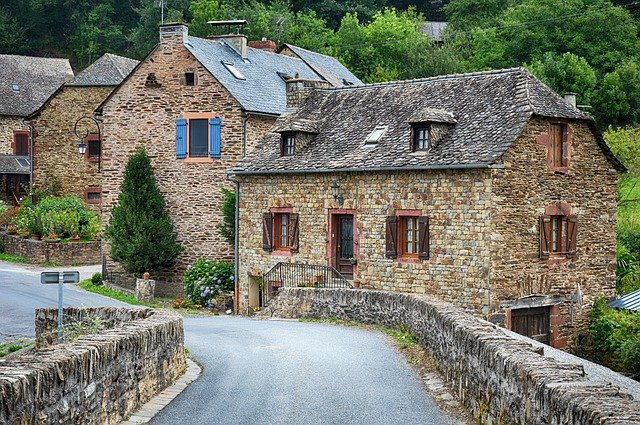
%> input picture image/old-village-2823175_640.jpg, 640 x 425 px
$ octave kadai6.m   (GNU Octave 9; MATLAB toolbox functions it lacks are replaced by stand-ins)
%> lines starting %> are read from the running program, lines starting %| are printed output that depends on the picture; in (x1, y1, x2, y2) boxes, pixels count from 0 and x2, y2 are one past the last pixel; in counts of white or black regions, pixels touching at a corner belong together; the program's own positions count from 1

% 課題６　画像の二値化
% 下記のプログラムを参考にして画像を二値化せよ．
% 下記はサンプルプログラムである．
% 課題作成にあたっては「Lenna」以外の画像を用いよ．

clear; % 変数のオールクリア
ORG=imread('old-village-2823175_640.jpg'); % 原画像の入力
%> ORG is the input picture: size 425x640x3 uint8; mean R, G, B 117.4, 120.3, 105.3
ORG = rgb2gray(ORG);
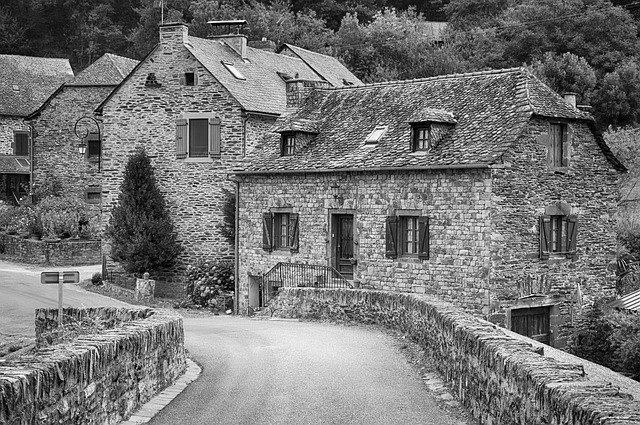
%> ORG: size 425x640 uint8; min 0, max 255, mean 117.7
imagesc(ORG); colormap(gray); colorbar; % 画像の表示
pause; % 一時停止


IMG = ORG>128; % 128による二値化
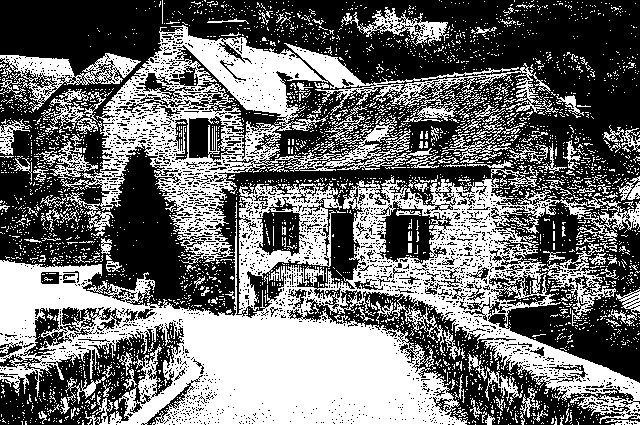
%> IMG: size 425x640 logical; 43.6% white; 3445 white regions (3286 under 20 px), largest, box (x1, y1, x2, y2) and area: (0, 165, 640, 425) 67191, (60, 25, 559, 264) 25638, (0, 53, 141, 112) 2569
imagesc(IMG); colormap(gray); colorbar; % 画像の表示
pause;

IMG = dither(ORG); % ディザ法による二値化
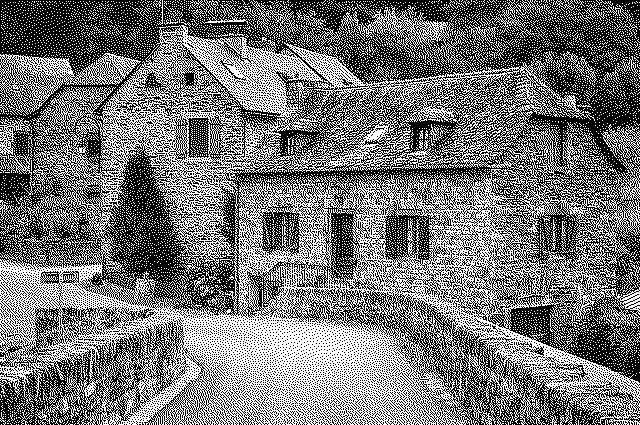
%> IMG: size 425x640 logical; 46.2% white in thin lines or dots
imagesc(IMG); colormap(gray); colorbar; % 画像の表示

$ run again, with image/snow_scene.jpg copied over image/old-village-2823175_640.jpg
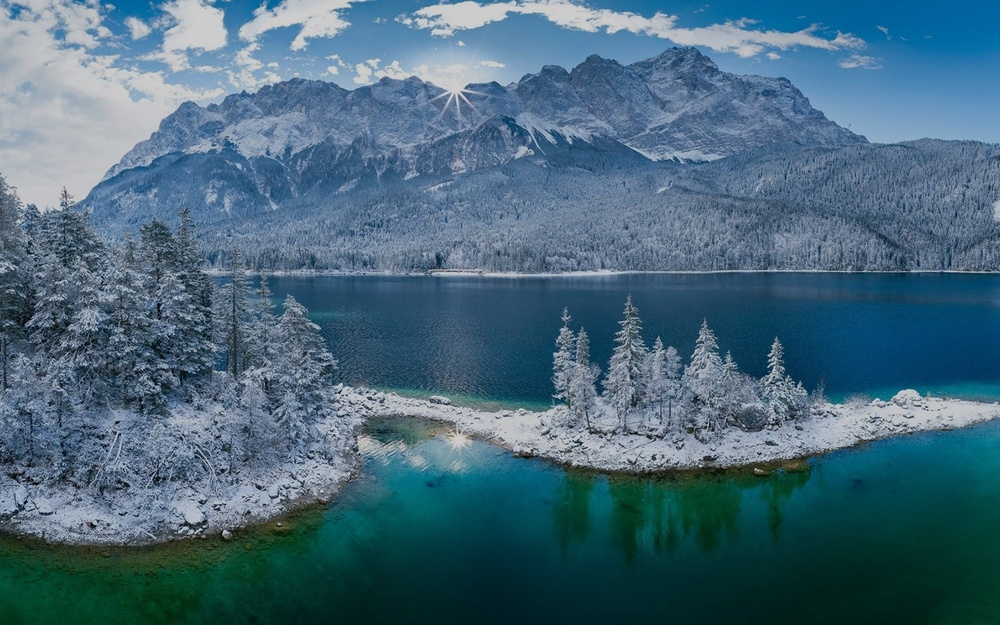
%> input picture image/snow_scene.jpg, 1000 x 625 px, shrunk from 1920 x 1200 before the run
%> ORG is the input picture: size 625x1000x3 uint8; mean R, G, B 70.7, 104.1, 122.5
%> ORG: size 625x1000 uint8
%> `IMG = ORG>128;`:
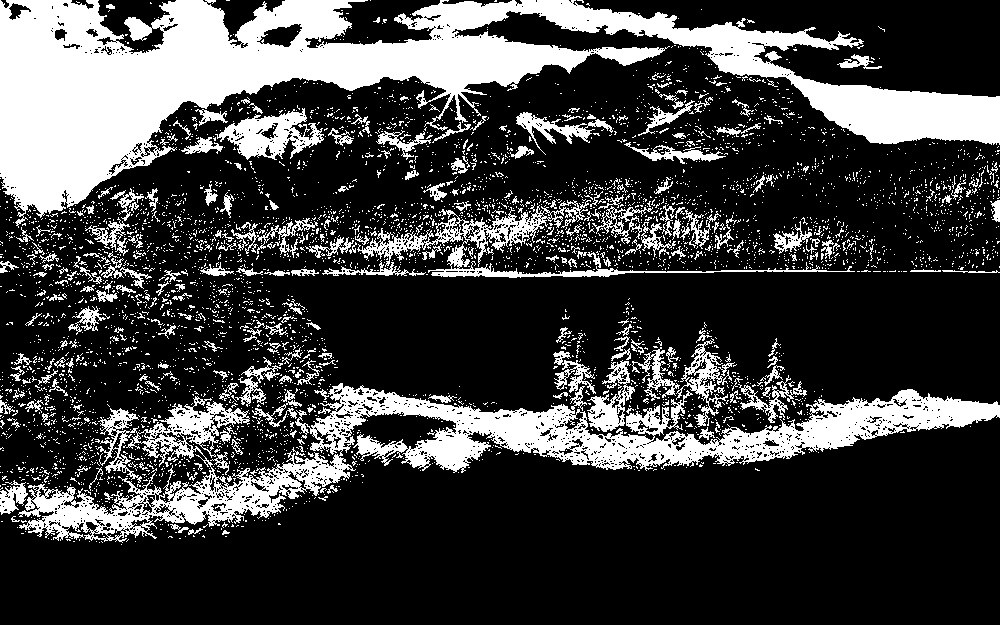
%> IMG: size 625x1000 logical; 25% white; 4637 white regions (4359 under 20 px), largest, box (x1, y1, x2, y2) and area: (0, 0, 1000, 228) 72426, (18, 383, 1000, 543) 37076, (357, 200, 855, 278) 5071
%> `IMG = dither(ORG);`:
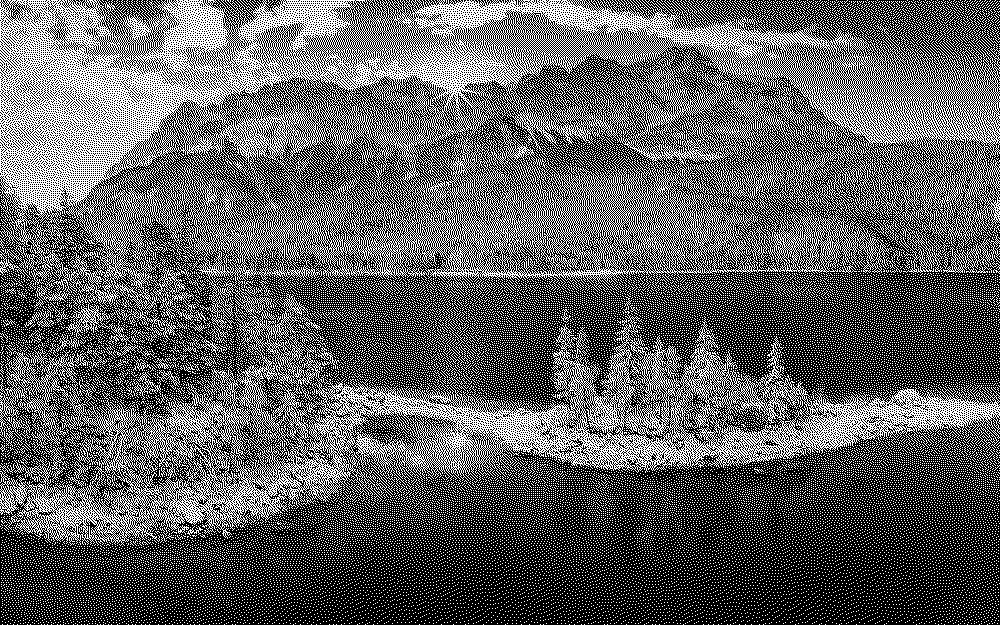
%> IMG: size 625x1000 logical; 37.7% white in thin lines or dots
